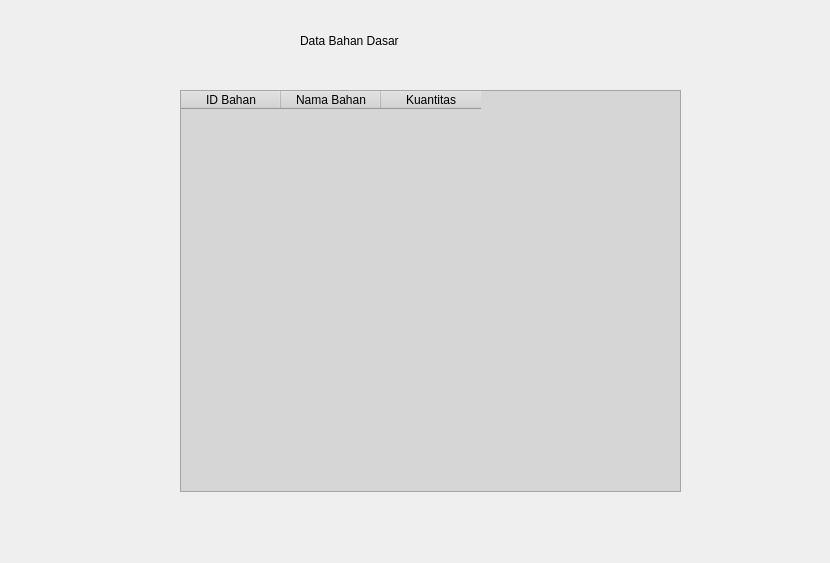
<?xml version="1.0" encoding="UTF-8"?>
<ui version="4.0">
 <class>VisualisasiBahanDasar</class>
 <widget class="QWidget" name="VisualisasiBahanDasar">
  <property name="geometry">
   <rect>
    <x>0</x>
    <y>0</y>
    <width>830</width>
    <height>563</height>
   </rect>
  </property>
  <property name="minimumSize">
   <size>
    <width>830</width>
    <height>563</height>
   </size>
  </property>
  <property name="windowTitle">
   <string>Form</string>
  </property>
  <widget class="QTableWidget" name="tableWidget">
   <property name="geometry">
    <rect>
     <x>180</x>
     <y>90</y>
     <width>501</width>
     <height>402</height>
    </rect>
   </property>
   <property name="minimumSize">
    <size>
     <width>501</width>
     <height>402</height>
    </size>
   </property>
   <property name="maximumSize">
    <size>
     <width>512</width>
     <height>512</height>
    </size>
   </property>
   <property name="styleSheet">
    <string notr="true">background-color: rgb(214, 214, 214);</string>
   </property>
   <column>
    <property name="text">
     <string>ID Bahan</string>
    </property>
   </column>
   <column>
    <property name="text">
     <string>Nama Bahan</string>
    </property>
   </column>
   <column>
    <property name="text">
     <string>Kuantitas</string>
    </property>
   </column>
  </widget>
  <widget class="QLabel" name="label">
   <property name="geometry">
    <rect>
     <x>300</x>
     <y>20</y>
     <width>231</width>
     <height>41</height>
    </rect>
   </property>
   <property name="styleSheet">
    <string notr="true">font: 75 20pt &quot;MS Serif&quot;;</string>
   </property>
   <property name="text">
    <string>Data Bahan Dasar</string>
   </property>
  </widget>
 </widget>
 <resources/>
 <connections/>
</ui>
